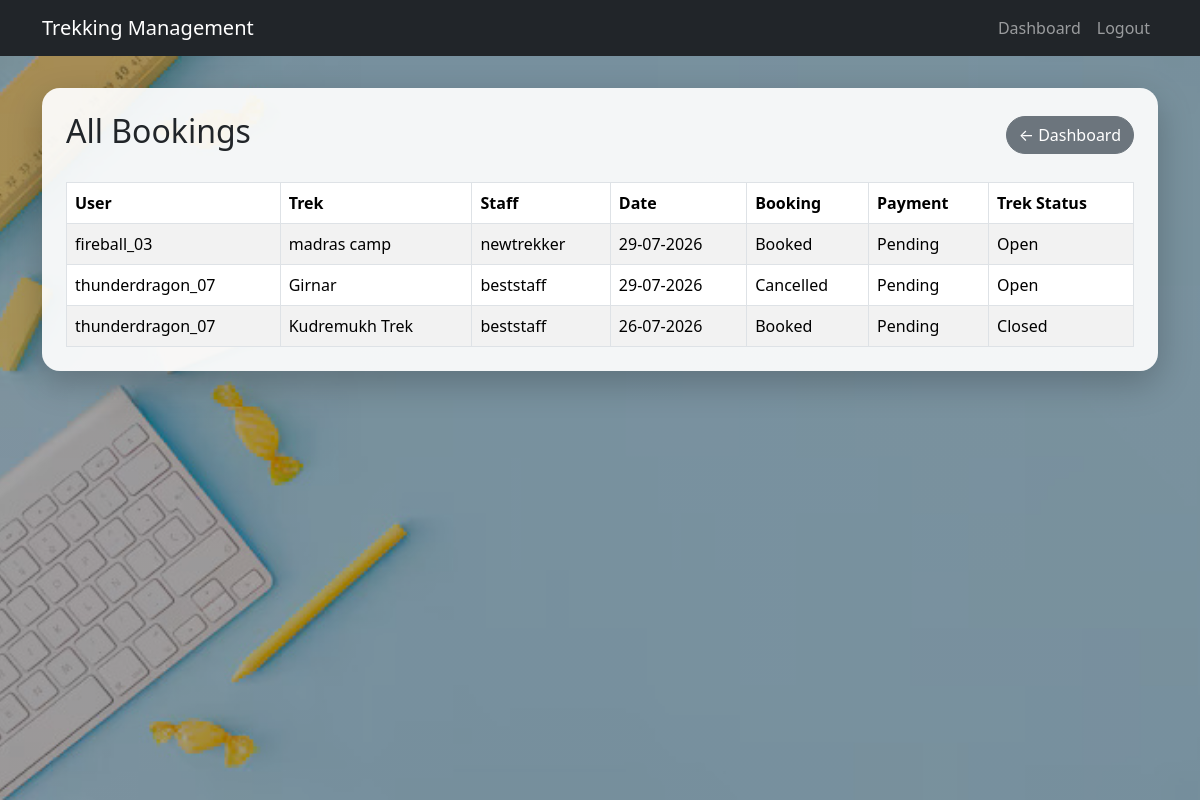
The app's page /admin/bookings (signed in) with its own data.
### models/booking.py (models this page shows, shortened)
class Booking(db.Model):
    __tablename__ = "bookings"
    id = db.Column(db.Integer, primary_key=True)
    user_id = db.Column(
        db.Integer,
        db.ForeignKey("users.id"),
        nullable=False
    )
    trek_id = db.Column(
        db.Integer,
        db.ForeignKey("treks.id"),
        nullable=False
    )
    booking_date = db.Column(
        db.DateTime,
        default=datetime.utcnow
    )
    booking_status = db.Column(
        db.String(20),
        default="Booked"
    )
    payment_status = db.Column(
        db.String(20),
        default="Pending"
    )

### models/user.py (models this page shows, shortened)
class User(UserMixin,db.Model):
    __tablename__ = "users"
    id = db.Column(db.Integer, primary_key=True)
    name = db.Column(db.String(100), nullable = False)
    email = db.Column(db.String(120), unique=True, nullable=False)
    password_hash = db.Column(db.String(255),nullable=False)
    role = db.Column(db.String(20), nullable=False)
    approved = db.Column(db.Boolean, default=False)
    blacklisted = db.Column(db.Boolean, default=False)
    created_at = db.Column(db.DateTime, default=datetime.utcnow)
    bookings = db.relationship(
        "Booking",
        backref="user",
        lazy=True,
        cascade="all, delete-orphan"
    )
    staff_profile = db.relationship(
        "StaffProfile",
        backref="user",
        uselist=False,
        cascade="all, delete-orphan"
    )
    assigned_treks = db.relationship(
        "Trek",
        backref="staff",
        lazy=True
    )

### models/trek.py (models this page shows, shortened)
class Trek(db.Model):
    __tablename__ = "treks"
    id = db.Column(db.Integer, primary_key=True)
    name = db.Column(db.String(100), nullable=False)
    location = db.Column(db.String(100), nullable=False)
    difficulty = db.Column(db.String(30), nullable=False)
    duration = db.Column(db.Integer, nullable=False)
    max_slots = db.Column(db.Integer, nullable=False)
    available_slots = db.Column(db.Integer, nullable=False)
    price = db.Column(db.Float, nullable=False)
    status = db.Column(db.String(30), nullable=False)
    description = db.Column(db.Text)
    staff_id = db.Column(
        db.Integer,
        db.ForeignKey("users.id"),
        nullable=True
    )
    bookings = db.relationship(
        "Booking",
        backref="trek",
        lazy=True,
        cascade="all, delete-orphan"
    )

### routes/admin.py (the view)
@admin.route("/admin/bookings")
@login_required
def view_bookings():
    if current_user.role != ROLE_ADMIN:
        return "Unauthorized", 403
    bookings = Booking.query.order_by(
        Booking.booking_date.desc()
    ).all()
    return render_template(
        "view_bookings.html",
        bookings=bookings
    )

### create_app.py (called while the page is built)
def create_app():
    app = Flask(__name__)
    app.config.from_object(Config)
    db.init_app(app)
    login_manager.init_app(app)
    @login_manager.user_loader
    def load_user(user_id):
        return db.session.get(User, int(user_id))
    app.register_blueprint(auth)
    app.register_blueprint(admin)
    app.register_blueprint(staff)
    app.register_blueprint(user)
    @app.route("/")
    def home():
        return render_template("index.html")
    return app

### templates/view_bookings.html (shortened to what this page needs)
{% extends "base.html" %}
{% block content %}
<div class="admin-page">
    <div class="container">
        <div class="admin-box">
            <div class="d-flex justify-content-between align-items-center mb-4">
                <h2>All Bookings</h2>
                <a href="{{ url_for('admin.admin_dashboard') }}"
                   class="btn btn-secondary">
                    ← Dashboard
                </a>
            </div>
            <div class="table-responsive">
                <table class="table table-bordered table-hover table-striped align-middle">
                    <thead>
                        <tr>
                            <th>User</th>
                            <th>Trek</th>
                            <th>Staff</th>
                            <th>Date</th>
                            <th>Booking</th>
                            <th>Payment</th>
                            <th>Trek Status</th>
                        </tr>
                    </thead>
                    <tbody>
                    {% for booking in bookings %}
                        <tr>
                            <td>{{ booking.user.name }}</td>
                            <td>{{ booking.trek.name }}</td>
                            <td>
                                {% if booking.trek.staff %}
                                    {{ booking.trek.staff.name }}
                                {% else %}
                                    Not Assigned
                                {% endif %}
                            </td>
                            <td>{{ booking.booking_date.strftime("%d-%m-%Y") }}</td>
                            <td>{{ booking.booking_status }}</td>
                            <td>{{ booking.payment_status }}</td>
                            <td>{{ booking.trek.status }}</td>
                        </tr>
                    {% endfor %}
                    </tbody>
                </table>
            </div>
        </div>
    </div>
</div>
{% endblock %}

### records on screen
Booking: user.name "fireball_03", trek.name "madras camp", trek.staff.name "newtrekker", booking_date "29-07-2026", booking_status "Booked", payment_status "Pending", trek.status "Open"
Booking: user.name "thunderdragon_07", trek.name "Girnar", trek.staff.name "beststaff", booking_date "29-07-2026", booking_status "Cancelled", payment_status "Pending", trek.status "Open"
Booking: user.name "thunderdragon_07", trek.name "Kudremukh Trek", trek.staff.name "beststaff", booking_date "26-07-2026", booking_status "Booked", payment_status "Pending", trek.status "Closed"
